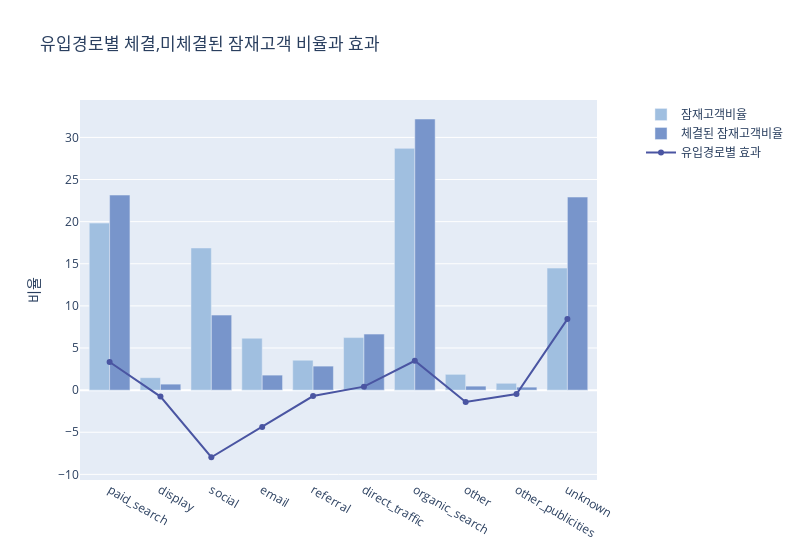

The code cell stored with this chart in its notebook:
### Markdown cell above
### 유입경로별 체결,미체결된 잠재고객 비율과 효과

### Code cell
a = (mql.groupby('origin').size()/mql.shape[0]*100).reset_index(name='mql')
b = (mql[mql['won_date'].notnull()]['origin'].value_counts(normalize=True)*100).reset_index(name='closed_deals')
ab = a.merge(b, on='origin')
ab['difference'] = ab['closed_deals'] - ab['mql']
custom_order = ['paid_search', 'display', 'social', 'email', 'referral','direct_traffic','organic_search','other','other_publicities','unknown']  # 원하는 순서대로 유입경로를 나열
ab = ab.set_index('origin').reindex(custom_order).reset_index()

# make_subplots를 사용하여 서로 다른 유형의 그래프 생성
fig = make_subplots(specs=[[{"secondary_y": True}]])

# 첫 번째 그래프 추가 (라인 플롯)
fig.add_trace(
    go.Bar(
        x=ab['origin'],
        y=ab['mql'],
        name='잠재고객비율',
        marker_color='#A0BFE0'  # 막대 그래프 색상 지정
    ),
    secondary_y=False
)

# 두 번째 그래프 추가 (라인 플롯)
fig.add_trace(
    go.Bar(
        x=ab['origin'],
        y=ab['closed_deals'],
        name='체결된 잠재고객비율',
        marker_color='#7895CB'
    )
)
# 세 번째 그래프 추가 (라인 플롯)
fig.add_trace(
    go.Scatter(
        x=ab['origin'],
        y=ab['difference'],
        name='유입경로별 효과',
        mode='lines+markers',
        line=dict(color='#4A55A2'),  # 라인 플롯 색상 지정
        marker=dict(color='#4A55A2')
    )
)

# 레이아웃 설정
fig.update_layout(
      title=('유입경로별 체결,미체결된 잠재고객 비율과 효과'), # 전체 그래프의 제목
    yaxis=dict(title='비율'),
    legend=dict(),
    width=800
)

fig.show()
#plot(fig, filename = '유입경로별 체결,미체결된 잠재고객 비율과 효과', auto_open=True)

### Figure 1 — Plotly figure (JSON) as saved in the notebook; plotly's stock layout.template omitted (floating-point values rounded to 4 significant figures)
{"data": [{"marker": {"color": "#A0BFE0"}, "name": "잠재고객비율", "type": "bar", "x": ["paid_search", "display", "social", "email", "referral", "direct_traffic", "organic_search", "other", "other_publicities", "unknown"], "xaxis": "x", "y": [19.82, 1.475, 16.88, 6.162, 3.55, 6.237, 28.7, 1.875, 0.8125, 14.49], "yaxis": "y"}, {"marker": {"color": "#7895CB"}, "name": "체결된 잠재고객비율", "type": "bar", "x": ["paid_search", "display", "social", "email", "referral", "direct_traffic", "organic_search", "other", "other_publicities", "unknown"], "y": [23.16, 0.7126, 8.907, 1.781, 2.85, 6.651, 32.19, 0.4751, 0.3563, 22.92]}, {"line": {"color": "#4A55A2"}, "marker": {"color": "#4A55A2"}, "mode": "lines+markers", "name": "유입경로별 효과", "type": "scatter", "x": ["paid_search", "display", "social", "email", "referral", "direct_traffic", "organic_search", "other", "other_publicities", "unknown"], "y": [3.334, -0.7624, -7.968, -4.381, -0.6996, 0.4133, 3.485, -1.4, -0.4562, 8.434]}], "layout": {"title": {"text": "유입경로별 체결,미체결된 잠재고객 비율과 효과"}, "width": 800, "xaxis": {"anchor": "y", "domain": [0, 0.94]}, "yaxis": {"anchor": "x", "domain": [0, 1], "title": {"text": "비율"}}, "yaxis2": {"anchor": "x", "overlaying": "y", "side": "right"}}}
